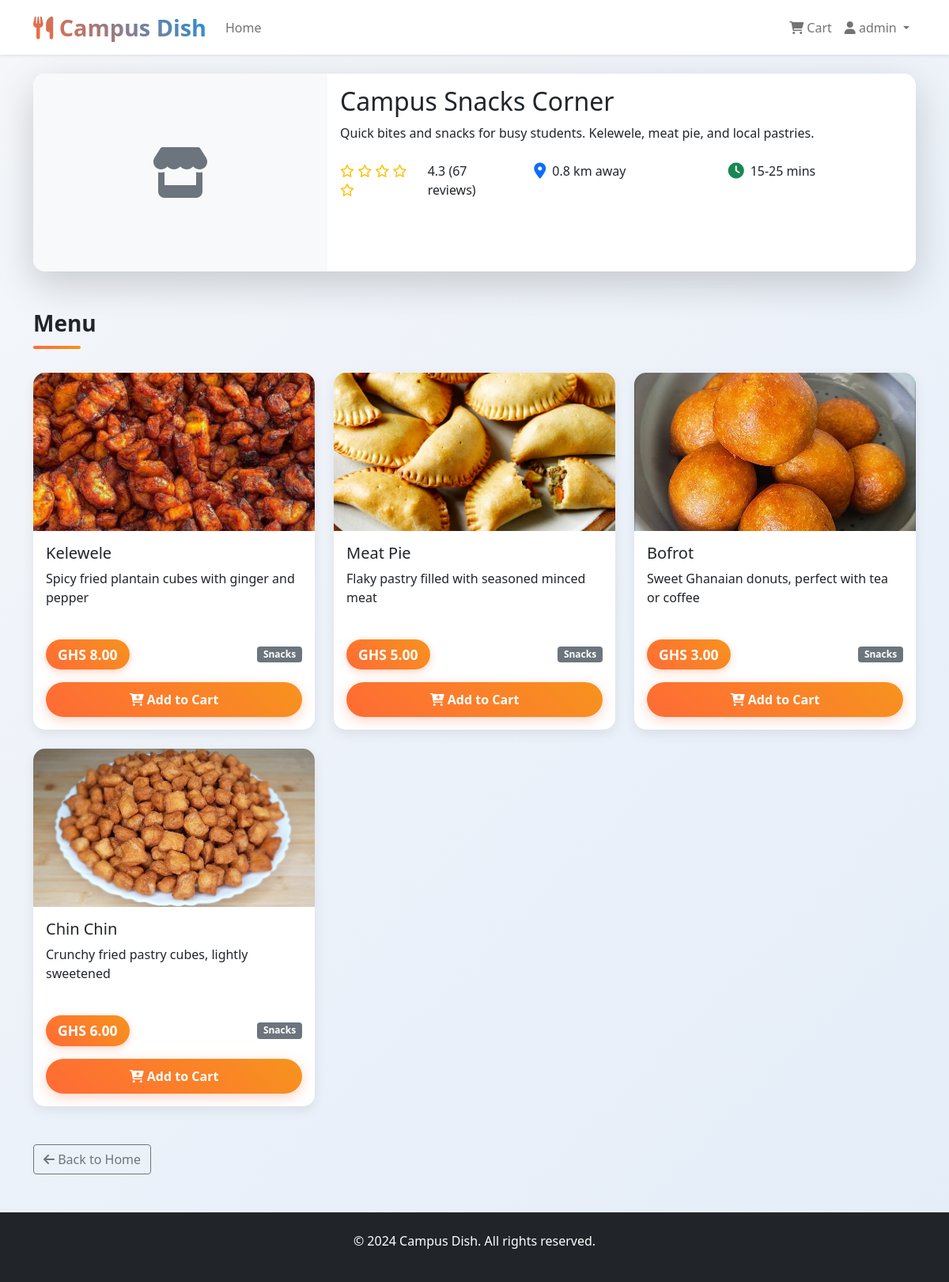
Page /vendors/4/ (signed in) on the committed database.
### vendors/models.py (models this page shows, shortened)
class Vendor(models.Model):
    name = models.CharField(max_length=100)
    description = models.TextField()
    image = models.ImageField(upload_to='vendors/', blank=True, null=True)
    rating = models.DecimalField(max_digits=3, decimal_places=1, default=0.0)
    review_count = models.IntegerField(default=0)
    distance = models.DecimalField(max_digits=5, decimal_places=1, help_text="Distance in km")
    delivery_time = models.CharField(max_length=20, help_text="e.g., 20-30 mins")
    owner = models.ForeignKey(User, on_delete=models.CASCADE, null=True, blank=True)
    created_at = models.DateTimeField(auto_now_add=True)

class MenuItem(models.Model):
    CATEGORY_CHOICES = [
        ('rice', 'Rice'),
        ('soup', 'Soup'),
        ('snacks', 'Snacks'),
        ('other', 'Other'),
    ]
    vendor = models.ForeignKey(Vendor, on_delete=models.CASCADE, related_name='menu_items')
    name = models.CharField(max_length=100)
    description = models.TextField()
    price = models.DecimalField(max_digits=8, decimal_places=2)
    image = models.ImageField(upload_to='menu_items/', blank=True, null=True)
    category = models.CharField(max_length=20, choices=CATEGORY_CHOICES, default='other')
    is_available = models.BooleanField(default=True)
    created_at = models.DateTimeField(auto_now_add=True)
    def get_default_image(self):
        name_lower = self.name.lower()
        image_mapping = {
            'banku': 'img/Banku.jpeg.jpg',
            'jollof': 'img/Jollof.jpg',
            'fried rice': 'img/Fried rice.jpg',
            'rice': 'img/Rice with stew.jpg',
            'fufu': 'img/Fufu.jpg',
            'waakye': 'img/waakye.jpg',
            'kenkey': 'img/Kenkey.jpg',
            'beans': 'img/Beans.jpg',
            'spaghetti': 'img/spag.jpg',
            'spag': 'img/spag.jpg',
            'gob3': 'img/G)b3.jpg',
            'gobe': 'img/G)b3.jpg',
            'apesie': 'img/Apesie.jpg',
            'groundnut soup': 'img/peanut_soup.webp',
            'palm nut soup': 'img/palmnut soup.jpg',
            'light soup': 'img/lightsoup.jpg',
            'kelewele': 'img/Kelewele.jpg',
            'meat pie': 'img/meat pie.jpg',
            'chin chin': 'img/chin chin.jpg',
            'bofrot': 'img/bofrot.jpg',
        }
        for key, image_path in image_mapping.items():
            if key in name_lower:
                return image_path
        return None

### vendors/views.py (the view)
# urls.py: path('<int:vendor_id>/', views.vendor_detail, name='vendor_detail'),
def vendor_detail(request, vendor_id):
    vendor = get_object_or_404(Vendor, id=vendor_id)
    menu_items = vendor.menu_items.filter(is_available=True)
    context = {
        'vendor': vendor,
        'menu_items': menu_items,
    }
    return render(request, 'vendors/vendor_detail.html', context)

### orders/context_processors.py (called while the page is built, shortened)
def cart_count(request):
    if request.user.is_authenticated:
        try:
            cart = Cart.objects.get(user=request.user)
            return {'cart_count': cart.total_items}
        except Cart.DoesNotExist:
            return {'cart_count': 0}
    return {'cart_count': 0}

### templates/vendors/vendor_detail.html (shortened to what this page needs)
{% extends 'base.html' %}
{%load static%}
{% block content %}
<div class="container my-4">
    <div class="row mb-4">
        <div class="col-12">
            <div class="card shadow-lg">
                <div class="row g-0">
                    <div class="col-md-4">
                        {% if vendor.image %}
                            <img src="{{ vendor.image.url }}" class="img-fluid rounded-start h-100" style="object-fit: cover;" alt="{{ vendor.name }}">
                        {% else %}
                            <div class="bg-light d-flex align-items-center justify-content-center rounded-start" style="height: 250px;">
                                <i class="fas fa-store fa-4x text-muted"></i>
                            </div>
                        {% endif %}
                    </div>
                    <div class="col-md-8">
                        <div class="card-body">
                            <h2 class="card-title">{{ vendor.name }}</h2>
                            <p class="card-text">{{ vendor.description }}</p>
                            <div class="row mt-4">
                                <div class="col-md-4 mb-3">
                                    <div class="d-flex align-items-center">
                                        <div class="rating me-2">
                                            {% for i in "12345" %}
                                                {% if forloop.counter <= vendor.rating|floatformat:"0" %}
                                                    <i class="fas fa-star"></i>
                                                {% else %}
                                                    <i class="far fa-star"></i>
                                                {% endif %}
                                            {% endfor %}
                                        </div>
                                        <span>{{ vendor.rating }} ({{ vendor.review_count }} reviews)</span>
                                    </div>
                                </div>
                                <div class="col-md-4 mb-3">
                                    <div class="d-flex align-items-center">
                                        <i class="fas fa-map-marker-alt text-primary me-2 fa-lg"></i>
                                        <span>{{ vendor.distance }} km away</span>
                                    </div>
                                </div>
                                <div class="col-md-4 mb-3">
                                    <div class="d-flex align-items-center">
                                        <i class="fas fa-clock text-success me-2 fa-lg"></i>
                                        <span>{{ vendor.delivery_time }}</span>
                                    </div>
                                </div>
                            </div>
                        </div>
                    </div>
                </div>
            </div>
        </div>
    </div>
    <div class="row">
        <div class="col-12">
            <h3 class="section-title">Menu</h3>
        </div>
    </div>
    <div class="row">
        {% for item in menu_items %}
            <div class="col-lg-4 col-md-6 mb-4 fade-in delay-{{ forloop.counter0|divisibleby:3|add:forloop.counter0|divisibleby:3 }}">
                <div class="card food-card h-100">
                    {% if item.image %}
                        <img src="{{ item.image.url }}" class="card-img-top" alt="{{ item.name }}">
                    {% elif item.get_default_image %}
                        <img src="{% static item.get_default_image %}" class="card-img-top" alt="{{ item.name }}">
                    {% else %}
                        <div class="card-img-top bg-light d-flex align-items-center justify-content-center" style="height: 200px;">
                            <i class="fas fa-utensils fa-3x text-muted"></i>
                        </div>
                    {% endif %}
                    <div class="card-body d-flex flex-column">
                        <h5 class="card-title">{{ item.name }}</h5>
                        <p class="card-text flex-grow-1">{{ item.description }}</p>
                        <div class="d-flex justify-content-between align-items-center mb-3">
                            <span class="price-tag">GHS {{ item.price }}</span>
                            <span class="badge bg-secondary">{{ item.get_category_display }}</span>
                        </div>
                        <form method="post" action="{% url 'orders:add_to_cart' item.id %}">
                            <button type="submit" class="btn btn-primary w-100">
                                <i class="fas fa-cart-plus"></i> Add to Cart
                            </button>
                        </form>
                    </div>
                </div>
            </div>
        {% endfor %}
    </div>
    <div class="row mt-4">
        <div class="col-12">
            <a href="{% url 'home' %}" class="btn btn-outline-secondary">
                <i class="fas fa-arrow-left"></i> Back to Home
            </a>
        </div>
    </div>
</div>
{% endblock %}

### templates/base.html (shortened to what this page needs)
<!DOCTYPE html>
<html lang="en">
<head>
    <link href="https://cdn.jsdelivr.net/npm/bootstrap@5.1.3/dist/css/bootstrap.min.css" rel="stylesheet">
    <link href="https://cdnjs.cloudflare.com/ajax/libs/font-awesome/6.0.0/css/all.min.css" rel="stylesheet">
</head>
<body>
    <nav class="navbar navbar-expand-lg navbar-light bg-white shadow-sm">
        <div class="container">
            <a class="navbar-brand" href="{% url 'home' %}">
                <i class="fas fa-utensils"></i> Campus Dish
            </a>
            <div class="collapse navbar-collapse" id="navbarNav">
                <ul class="navbar-nav me-auto">
                    <li class="nav-item">
                        <a class="nav-link" href="{% url 'home' %}">Home</a>
                    </li>
                </ul>
                <ul class="navbar-nav">
                    <li class="nav-item">
                        <a class="nav-link position-relative" href="{% url 'orders:cart' %}">
                            <i class="fas fa-shopping-cart"></i> Cart
                        </a>
                    </li>
                    {% if user.is_authenticated %}
                        <li class="nav-item dropdown">
                            <a class="nav-link dropdown-toggle" href="#" id="navbarDropdown" role="button" data-bs-toggle="dropdown">
                                <i class="fas fa-user"></i> {{ user.username }}
                            </a>
                        </li>
                    {% endif %}
                </ul>
            </div>
        </div>
    </nav>
    <main>
        {% block content %}
        {% endblock %}
    </main>
    <footer class="bg-dark text-white text-center py-4 mt-5">
        <div class="container">
            <p>&copy; 2024 Campus Dish. All rights reserved.</p>
        </div>
    </footer>
</body>
</html>

### templates/base.html (style rules this page uses)
:root { --primary-color: #ff6b35; --secondary-color: #f7931e; --dark-color: #2c3e50; --light-color: #ecf0f1; --accent-color: #1a8fe3; }
body { font-family: 'Segoe UI', Tahoma, Geneva, Verdana, sans-serif; background: linear-gradient(135deg, #f5f7fa 0%, #e4edf9 100%); background-attachment: fixed; min-height: 100vh; }
.navbar { box-shadow: 0 2px 10px rgba(0,0,0,0.1); }
.navbar-brand { font-weight: 800; font-size: 1.8rem; background: linear-gradient(45deg, var(--primary-color), var(--accent-color)); -webkit-background-clip: text; -webkit-text-fill-color: transparent; background-clip: text; }
.navbar-brand i { color: var(--primary-color); }
.btn-primary { background: linear-gradient(45deg, var(--primary-color), var(--secondary-color)); border: none; font-weight: 600; padding: 10px 20px; border-radius: 30px; transition: all 0.3s ease; box-shadow: 0 4px 15px rgba(255, 107, 53, 0.3); }
.card { border: none; border-radius: 15px; box-shadow: 0 5px 15px rgba(0,0,0,0.08); transition: all 0.3s ease; overflow: hidden; margin-bottom: 25px; }
.food-card img { height: 200px; object-fit: cover; transition: transform 0.3s ease; }
.price-tag { background: linear-gradient(45deg, var(--primary-color), var(--secondary-color)); color: white; padding: 6px 15px; border-radius: 20px; font-weight: bold; font-size: 1.1rem; box-shadow: 0 3px 10px rgba(255, 107, 53, 0.3); }
.rating { color: #ffc107; }
.section-title { position: relative; padding-bottom: 15px; margin-bottom: 30px; font-weight: 700; }
.section-title:after { content: ''; position: absolute; bottom: 0; left: 0; width: 60px; height: 4px; background: linear-gradient(45deg, var(--primary-color), var(--secondary-color)); border-radius: 2px; }
.fade-in { animation: fadeIn 0.6s ease-out forwards; }

### rows in the picture
Vendor: name "Campus Snacks Corner", description "Quick bites and snacks for busy students. Kelewele, meat pie, and local pastries.", rating "4.3", review_count "67", distance "0.8", delivery_time "15-25 mins"
MenuItem: name (picture), name "Kelewele", description "Spicy fried plantain cubes with ginger and pepper", price "8.00", category "Snacks"
MenuItem: shows a picture, name "Meat Pie", description "Flaky pastry filled with seasoned minced meat", price "5.00", category "Snacks"
MenuItem: shows a picture, name "Bofrot", description "Sweet Ghanaian donuts, perfect with tea or coffee", price "3.00", category "Snacks"
MenuItem: shows a picture, name "Chin Chin", description "Crunchy fried pastry cubes, lightly sweetened", price "6.00", category "Snacks"

### other values in the picture
{{ user.username }} "admin"
